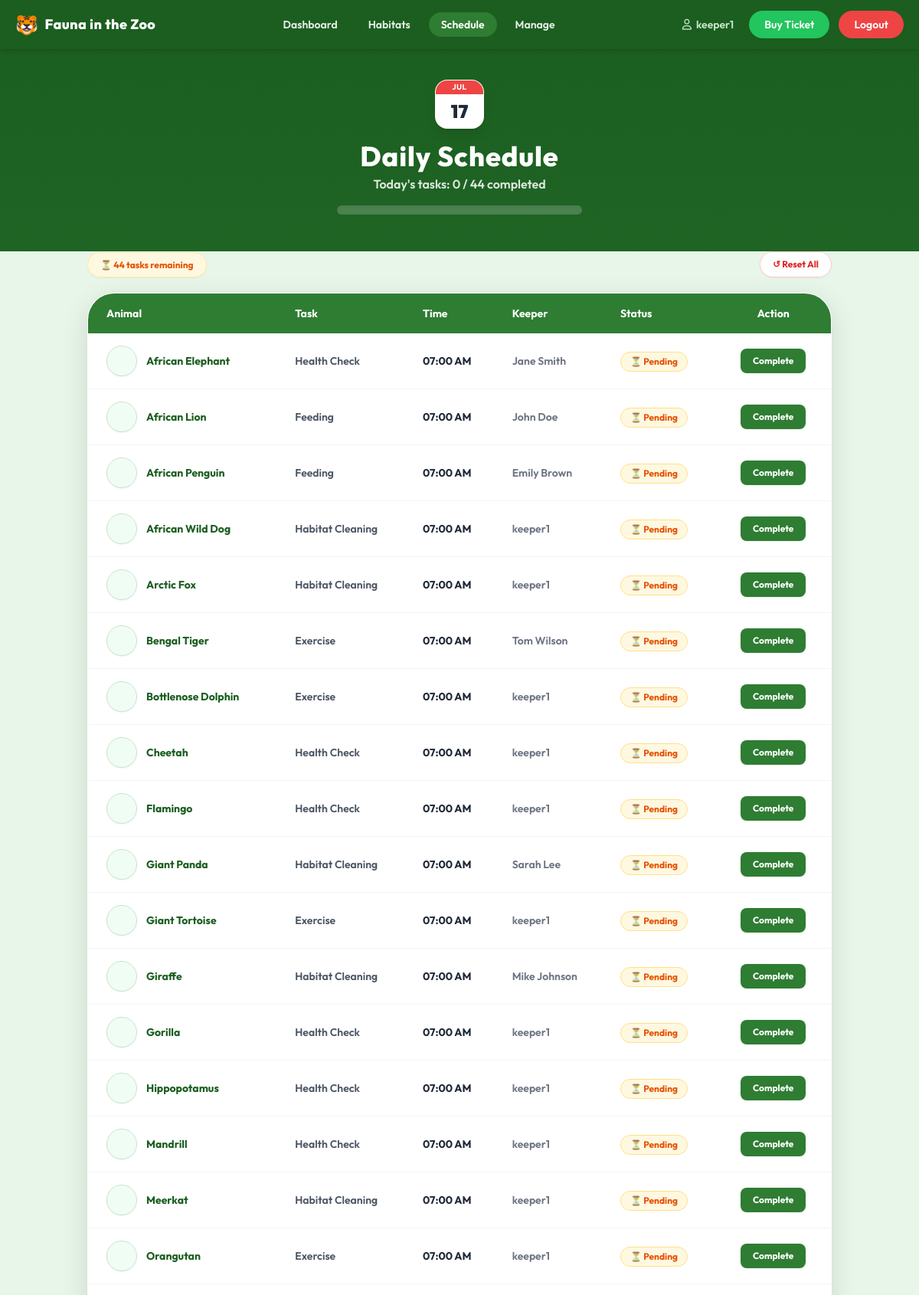
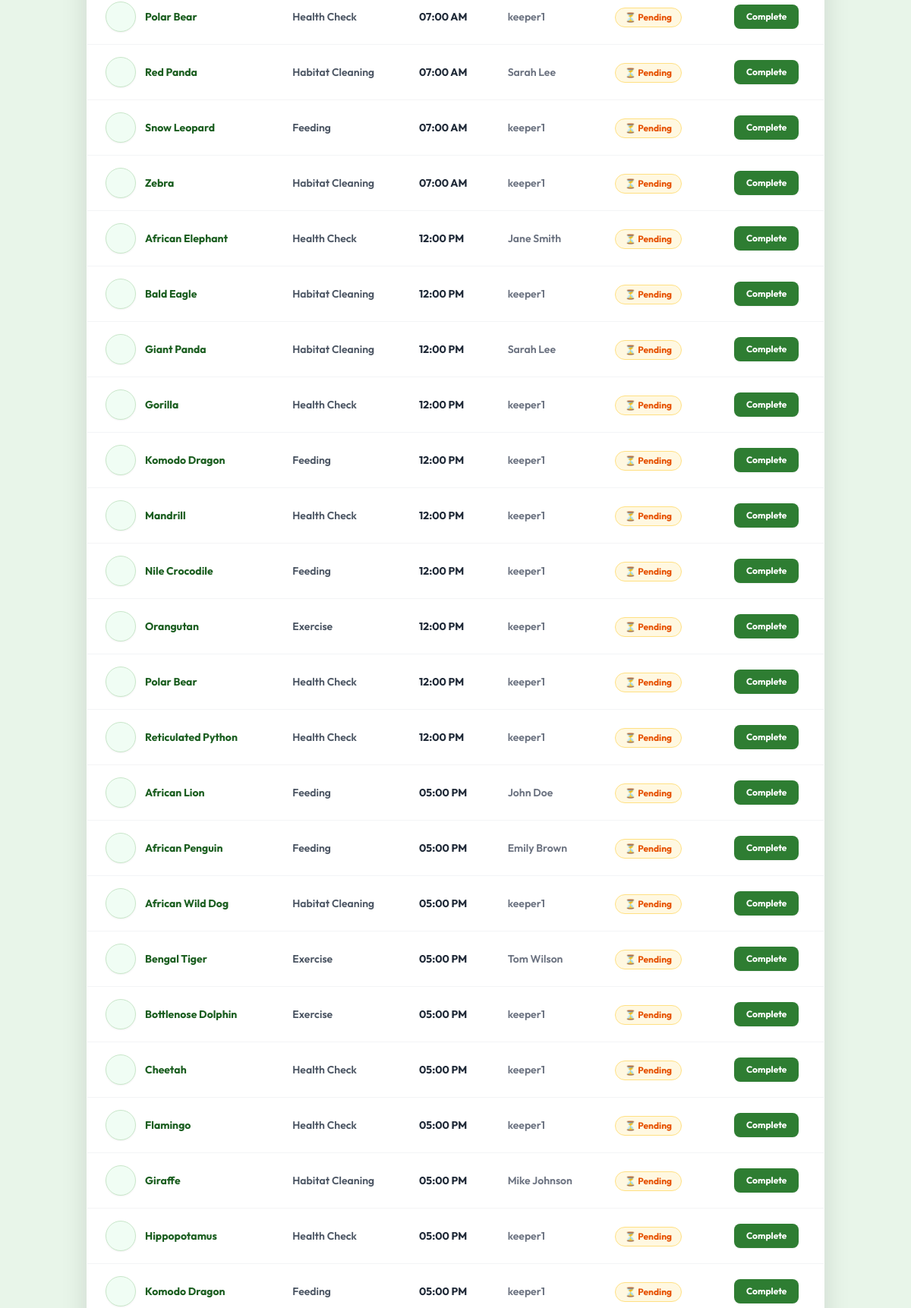
The page /schedule.php (signed in, upper part) on the database its author committed (2 pictures, top to bottom).
### tables this page shows
CREATE TABLE IF NOT EXISTS pemberian_pakan (
    id_animal        INT  NOT NULL,
    id_food          INT  NOT NULL,
    feeding_schedule TIME NOT NULL,
    status           ENUM('pending','done') DEFAULT 'pending',
    PRIMARY KEY (id_animal, id_food, feeding_schedule),
    FOREIGN KEY (id_animal) REFERENCES animals(id_animal)
        ON DELETE CASCADE ON UPDATE CASCADE,
    FOREIGN KEY (id_food) REFERENCES foods(id_food)
        ON DELETE CASCADE ON UPDATE CASCADE,
    FOREIGN KEY (feeding_schedule) REFERENCES schedule(feeding_schedule)
        ON DELETE CASCADE ON UPDATE CASCADE
);

CREATE TABLE IF NOT EXISTS animals (
    id_animal   INT AUTO_INCREMENT PRIMARY KEY,
    animal_name VARCHAR(100) NOT NULL,
    species     VARCHAR(100) NOT NULL,
    id_habitat  INT NOT NULL,
    image_url   VARCHAR(512),
    FOREIGN KEY (id_habitat) REFERENCES habitats(id_habitat)
        ON DELETE CASCADE ON UPDATE CASCADE
);

### includes/auth.php (called while the page is built, shortened)
<?php
function getRole() {
    return $_SESSION['role'] ?? null;
}
?>

### schedule.php (the view, shortened to what this page needs)
<?php
require_once 'includes/db.php';
require_once 'includes/auth.php';
$jadwal = mysqli_fetch_all(mysqli_query($conn, "
    SELECT pp.id_animal, pp.id_food, pp.feeding_schedule, pp.status,
           a.animal_name, a.image_url, a.species,
           h.habitat_name,
           f.foods_name
    FROM pemberian_pakan pp
    JOIN animals  a ON pp.id_animal = a.id_animal
    JOIN habitats h ON a.id_habitat  = h.id_habitat
    JOIN foods    f ON pp.id_food    = f.id_food
    ORDER BY pp.feeding_schedule ASC, a.animal_name ASC
"), MYSQLI_ASSOC);
$total = count($jadwal);
$done  = count(array_filter($jadwal, fn($j) => $j['status'] === 'done'));
$keepers = array_column(
    mysqli_fetch_all(mysqli_query($conn, "SELECT username FROM users WHERE role='zookeeper' ORDER BY id_user"), MYSQLI_ASSOC),
    'username'
);
function fmt12($t) {
    $parts = explode(':', $t);
    $h = (int)$parts[0]; $m = $parts[1] ?? '00';
    $s = $h >= 12 ? 'PM' : 'AM';
    $h12 = $h > 12 ? $h - 12 : ($h === 0 ? 12 : $h);
    return sprintf('%02d:%s %s', $h12, $m, $s);
}
function getTaskName($animalName) {
    $name = strtolower($animalName);
    if (strpos($name, 'elephant') !== false || strpos($name, 'dumbo') !== false) {
        return 'Health Check';
    }
    if (strpos($name, 'panda') !== false || strpos($name, 'bamboo') !== false) {
        return 'Habitat Cleaning';
    }
    if (strpos($name, 'tiger') !== false || strpos($name, 'rajah') !== false) {
        return 'Exercise';
    }
    if (strpos($name, 'lion') !== false || strpos($name, 'simba') !== false) {
        return 'Feeding';
    }
    $tasks = ['Feeding', 'Health Check', 'Habitat Cleaning', 'Exercise'];
    $hash = crc32($name);
    return $tasks[abs($hash) % count($tasks)];
}
?>
<!DOCTYPE html>
<html lang="id">
<head>
    <script src="https://cdn.tailwindcss.com"></script>
    <link rel="stylesheet" href="https://cdnjs.cloudflare.com/ajax/libs/font-awesome/6.5.0/css/all.min.css">
    <link rel="stylesheet" href="assets/css/style.css">
</head>
<body class="bg-[#e8f5e9] min-h-screen pb-16">
<nav class="bg-[#1b5e20] sticky top-0 z-50 shadow-md">
    <div class="max-w-7xl mx-auto px-5 flex items-center justify-between h-16">
        <a href="animals.php" class="flex items-center gap-2 text-white font-extrabold text-lg tracking-wide hover:opacity-95 transition-opacity">
            <span class="text-2xl">🐯</span>Fauna in the Zoo
        </a>
        <div class="hidden md:flex items-center gap-2 text-sm font-semibold text-white/90">
            <a href="animals.php" class="<?= basename($_SERVER['PHP_SELF']) === 'animals.php' ? 'bg-[#2e7d32] text-white' : 'hover:text-white transition-colors' ?> px-4 py-1.5 rounded-full">Dashboard</a>
            <a href="habitats.php" class="<?= basename($_SERVER['PHP_SELF']) === 'habitats.php' ? 'bg-[#2e7d32] text-white' : 'hover:text-white transition-colors' ?> px-4 py-1.5 rounded-full">Habitats</a>
            <?php if (getRole() === 'zookeeper'): ?>
            <a href="schedule.php" class="<?= basename($_SERVER['PHP_SELF']) === 'schedule.php' ? 'bg-[#2e7d32] text-white' : 'hover:text-white transition-colors' ?> px-4 py-1.5 rounded-full">Schedule</a>
            <a href="manage.php"   class="<?= basename($_SERVER['PHP_SELF']) === 'manage.php' ? 'bg-[#2e7d32] text-white' : 'hover:text-white transition-colors' ?> px-4 py-1.5 rounded-full">Manage</a>
            <?php endif; ?>
        </div>
        <div class="flex items-center gap-3 text-sm font-semibold">
            <span class="text-[#c8e6c9] hidden sm:flex items-center gap-1.5 mr-2">
                <i class="fa-regular fa-user"></i> <?= htmlspecialchars($_SESSION['username']) ?>
            </span>
            <a href="ticket.php"
               class="<?= basename($_SERVER['PHP_SELF']) === 'ticket.php' ? 'bg-[#15803d]' : 'bg-[#22c55e] hover:bg-[#15803d]' ?> text-white px-5 py-2 rounded-full transition-all shadow-sm">
                Buy Ticket
            </a>
            <a href="logout.php"
               class="bg-[#ef4444] hover:bg-[#b91c1c] text-white px-5 py-2 rounded-full transition-all shadow-sm">
                Logout
            </a>
        </div>
    </div>
</nav>
<div class="dashboard-bg text-white pt-10 pb-12 text-center px-4">
    <div class="flex flex-col items-center justify-center">
        <div class="bg-white rounded-2xl shadow-lg flex flex-col overflow-hidden w-16 h-16 border border-white/20 mb-4 select-none">
            <div class="bg-[#ef4444] text-white text-[10px] font-bold uppercase tracking-wider py-1 text-center leading-none">Jul</div>
            <div class="flex-grow flex items-center justify-center text-2xl font-black text-gray-800 leading-none">17</div>
        </div>
        <h1 class="text-3xl sm:text-4xl font-extrabold tracking-wide drop-shadow-sm mb-1">Daily Schedule</h1>
        <p class="text-white/85 text-sm sm:text-base font-semibold mb-4">Today's tasks: <?= $done ?> / <?= $total ?> completed</p>
        <div class="w-full max-w-xs h-3 bg-white/20 rounded-full overflow-hidden shadow-inner">
        </div>
    </div>
</div>
<div class="max-w-[1020px] mx-auto px-6 relative z-10">
    <div class="flex justify-between items-center mb-5 flex-wrap gap-3">
        <div class="text-sm">
            <?php if ($done === $total && $total > 0): ?>
            <span class="bg-[#e8f5e9] text-[#2e7d32] border border-[#a5d6a7]/65 text-xs font-bold px-4 py-2 rounded-full shadow-sm">🎉 All tasks done for today!</span>
            <?php else: ?>
            <span class="bg-[#fff8e1] text-[#e65100] border border-[#ffe082]/65 text-xs font-bold px-4 py-2 rounded-full shadow-sm">⏳ <?= $total - $done ?> task<?= ($total-$done)!=1?'s':'' ?> remaining</span>
            <?php endif; ?>
        </div>
        <form method="POST" onsubmit="return confirm('Reset semua jadwal ke pending?')">
            <button type="submit" class="bg-white/90 hover:bg-white text-xs font-bold text-red-600 border border-red-200 px-4 py-2 rounded-full transition-all shadow-sm hover:scale-[1.01]">
                ↺ Reset All
            </button>
        </form>
    </div>
    <div class="bg-white rounded-[2.2rem] shadow-[0_10px_35px_rgba(0,0,0,0.12)] overflow-hidden mb-8 border border-white/20">
        <div class="overflow-x-auto">
            <table class="w-full">
                <thead>
                    <tr class="bg-[#2e7d32] text-white text-sm">
                        <th class="text-left px-6 py-4 font-bold">Animal</th>
                        <th class="text-left px-5 py-4 font-bold">Task</th>
                        <th class="text-left px-5 py-4 font-bold">Time</th>
                        <th class="text-left px-5 py-4 font-bold">Keeper</th>
                        <th class="text-left px-5 py-4 font-bold">Status</th>
                        <th class="text-center px-6 py-4 font-bold">Action</th>
                    </tr>
                </thead>
                <tbody class="divide-y divide-gray-100 font-semibold text-gray-700">
                    <?php
                    foreach ($jadwal as $idx => $j):
                        $is_done = $j['status'] === 'done';
                        $aNameLower = strtolower($j['animal_name']);
                        $keeper = '';
                        if (empty($keeper)) {
                            if (strpos($aNameLower, 'elephant') !== false) $keeper = 'Jane Smith';
                            elseif (strpos($aNameLower, 'lion') !== false) $keeper = 'John Doe';
                            elseif (strpos($aNameLower, 'penguin') !== false) $keeper = 'Emily Brown';
                            elseif (strpos($aNameLower, 'panda') !== false) $keeper = 'Sarah Lee';
                            elseif (strpos($aNameLower, 'tiger') !== false) $keeper = 'Tom Wilson';
                            elseif (strpos($aNameLower, 'giraffe') !== false) $keeper = 'Mike Johnson';
                            else $keeper = $keepers[$idx % count($keepers)] ?? 'John Doe';
                        }
                        $task    = getTaskName($j['animal_name']);
                    ?>
                    <tr class="<?= $is_done ? 'is-done text-gray-400' : '' ?> card-anim" style="animation-delay:<?= $idx * 0.03 ?>s">
                        <td class="px-6 py-4">
                            <div class="flex items-center gap-3">
                                <div class="w-10 h-10 rounded-full overflow-hidden bg-[#f0fdf4] border border-[#c8e6c9] flex-shrink-0 shadow-sm">
                                </div>
                                <span class="font-bold text-[#1b5e20] text-sm"><?= htmlspecialchars($j['animal_name']) ?></span>
                            </div>
                        </td>
                        <td class="px-5 py-4 text-sm <?= $is_done ? 'text-gray-400 font-medium' : 'text-gray-600 font-semibold' ?>"><?= htmlspecialchars($task) ?></td>
                        <td class="px-5 py-4 text-sm font-bold <?= $is_done ? 'text-gray-400' : 'text-gray-800' ?>"><?= fmt12($j['feeding_schedule']) ?></td>
                        <td class="px-5 py-4 text-sm <?= $is_done ? 'text-gray-400 font-medium' : 'text-gray-500 font-semibold' ?>"><?= htmlspecialchars($keeper) ?></td>
                        <td class="px-5 py-4">
                            <?php if ($is_done): ?>
                            <span class="inline-flex items-center gap-1.5 text-xs font-bold px-3 py-1 rounded-full bg-[#dcfce7] text-[#15803d] border border-[#bbf7d0]">✓ Done</span>
                            <?php else: ?>
                            <span class="inline-flex items-center gap-1.5 text-xs font-bold px-3 py-1 rounded-full bg-[#fff8e1] text-[#e65100] border border-[#ffe082]">⏳ Pending</span>
                            <?php endif; ?>
                        </td>
                        <td class="px-6 py-4 text-center">
                            <?php if (!$is_done): ?>
                            <form method="POST" class="inline">
                                <button type="submit" class="bg-[#2e7d32] hover:bg-[#1b5e20] text-white font-bold text-xs px-4 py-2 rounded-lg shadow-sm transition-all hover:scale-[1.02]">Complete</button>
                            </form>
                            <?php endif; ?>
                        </td>
                    </tr>
                    <?php endforeach; ?>
                </tbody>
            </table>
        </div>
    </div>
</div>
</body>
</html>

### assets/css/style.css (style rules this page uses)
*, *::before, *::after { box-sizing: border-box; }
body { font-family: 'Outfit', Arial, sans-serif; -webkit-font-smoothing: antialiased; -moz-osx-font-smoothing: grayscale; }
html { scroll-behavior: smooth; }
:root { --zoo-50: #f0fdf4; --zoo-100: #dcfce7; --zoo-200: #bbf7d0; --zoo-300: #86efac; --zoo-400: #4ade80; --zoo-500: #22c55e; --zoo-600: #16a34a; --zoo-700: #15803d; --zoo-800: #166534; --zoo-900: #14532d; --zoo-950: #052e16; }
.dashboard-bg { background-color: #1b5e20; background-image: linear-gradient(180deg, #1b5e20 0%, #2e7d32 40%, #81c784 100%); background-attachment: fixed; }
.card-anim { opacity: 0; animation: cardIn 0.5s ease-out forwards; }

### schedule.php (style rules this page uses)
tbody tr { transition: background 0.15s; }

### rows shown on the page
pemberian_pakan: id_animal.animal_name "African Elephant", id_animal.animal_name "Health Check", feeding_schedule "07:00 AM", id_animal.animal_name "Jane Smith", status "⏳ Pending"
pemberian_pakan: id_animal.animal_name "African Lion", id_animal.animal_name "Feeding", feeding_schedule "07:00 AM", id_animal.animal_name "John Doe", status "⏳ Pending"
pemberian_pakan: id_animal.animal_name "African Penguin", id_animal.animal_name "Feeding", feeding_schedule "07:00 AM", id_animal.animal_name "Emily Brown", status "⏳ Pending"
pemberian_pakan: id_animal.animal_name "African Wild Dog", id_animal.animal_name "Habitat Cleaning", feeding_schedule "07:00 AM", keeper "keeper1", status "⏳ Pending"
pemberian_pakan: id_animal.animal_name "Arctic Fox", id_animal.animal_name "Habitat Cleaning", feeding_schedule "07:00 AM", keeper "keeper1", status "⏳ Pending"
pemberian_pakan: id_animal.animal_name "Bengal Tiger", id_animal.animal_name "Exercise", feeding_schedule "07:00 AM", id_animal.animal_name "Tom Wilson", status "⏳ Pending"
pemberian_pakan: id_animal.animal_name "Bottlenose Dolphin", id_animal.animal_name "Exercise", feeding_schedule "07:00 AM", keeper "keeper1", status "⏳ Pending"
pemberian_pakan: id_animal.animal_name "Cheetah", id_animal.animal_name "Health Check", feeding_schedule "07:00 AM", keeper "keeper1", status "⏳ Pending"
pemberian_pakan: id_animal.animal_name "Flamingo", id_animal.animal_name "Health Check", feeding_schedule "07:00 AM", keeper "keeper1", status "⏳ Pending"
pemberian_pakan: id_animal.animal_name "Giant Panda", id_animal.animal_name "Habitat Cleaning", feeding_schedule "07:00 AM", id_animal.animal_name "Sarah Lee", status "⏳ Pending"
pemberian_pakan: id_animal.animal_name "Giant Tortoise", id_animal.animal_name "Exercise", feeding_schedule "07:00 AM", keeper "keeper1", status "⏳ Pending"
pemberian_pakan: id_animal.animal_name "Giraffe", id_animal.animal_name "Habitat Cleaning", feeding_schedule "07:00 AM", id_animal.animal_name "Mike Johnson", status "⏳ Pending"
pemberian_pakan: id_animal.animal_name "Gorilla", id_animal.animal_name "Health Check", feeding_schedule "07:00 AM", keeper "keeper1", status "⏳ Pending"
pemberian_pakan: id_animal.animal_name "Hippopotamus", id_animal.animal_name "Health Check", feeding_schedule "07:00 AM", keeper "keeper1", status "⏳ Pending"
pemberian_pakan: id_animal.animal_name "Mandrill", id_animal.animal_name "Health Check", feeding_schedule "07:00 AM", keeper "keeper1", status "⏳ Pending"
pemberian_pakan: id_animal.animal_name "Meerkat", id_animal.animal_name "Habitat Cleaning", feeding_schedule "07:00 AM", keeper "keeper1", status "⏳ Pending"
pemberian_pakan: id_animal.animal_name "Orangutan", id_animal.animal_name "Exercise", feeding_schedule "07:00 AM", keeper "keeper1", status "⏳ Pending"
pemberian_pakan: id_animal.animal_name "Polar Bear", id_animal.animal_name "Health Check", feeding_schedule "07:00 AM", keeper "keeper1", status "⏳ Pending"
pemberian_pakan: id_animal.animal_name "Red Panda", id_animal.animal_name "Habitat Cleaning", feeding_schedule "07:00 AM", id_animal.animal_name "Sarah Lee", status "⏳ Pending"
pemberian_pakan: id_animal.animal_name "Snow Leopard", id_animal.animal_name "Feeding", feeding_schedule "07:00 AM", keeper "keeper1", status "⏳ Pending"
pemberian_pakan: id_animal.animal_name "Zebra", id_animal.animal_name "Habitat Cleaning", feeding_schedule "07:00 AM", keeper "keeper1", status "⏳ Pending"
pemberian_pakan: id_animal.animal_name "African Elephant", id_animal.animal_name "Health Check", feeding_schedule "12:00 PM", id_animal.animal_name "Jane Smith", status "⏳ Pending"
pemberian_pakan: id_animal.animal_name "Bald Eagle", id_animal.animal_name "Habitat Cleaning", feeding_schedule "12:00 PM", keeper "keeper1", status "⏳ Pending"
pemberian_pakan: id_animal.animal_name "Giant Panda", id_animal.animal_name "Habitat Cleaning", feeding_schedule "12:00 PM", id_animal.animal_name "Sarah Lee", status "⏳ Pending"
pemberian_pakan: id_animal.animal_name "Gorilla", id_animal.animal_name "Health Check", feeding_schedule "12:00 PM", keeper "keeper1", status "⏳ Pending"
pemberian_pakan: id_animal.animal_name "Komodo Dragon", id_animal.animal_name "Feeding", feeding_schedule "12:00 PM", keeper "keeper1", status "⏳ Pending"
pemberian_pakan: id_animal.animal_name "Mandrill", id_animal.animal_name "Health Check", feeding_schedule "12:00 PM", keeper "keeper1", status "⏳ Pending"
pemberian_pakan: id_animal.animal_name "Nile Crocodile", id_animal.animal_name "Feeding", feeding_schedule "12:00 PM", keeper "keeper1", status "⏳ Pending"
pemberian_pakan: id_animal.animal_name "Orangutan", id_animal.animal_name "Exercise", feeding_schedule "12:00 PM", keeper "keeper1", status "⏳ Pending"
pemberian_pakan: id_animal.animal_name "Polar Bear", id_animal.animal_name "Health Check", feeding_schedule "12:00 PM", keeper "keeper1", status "⏳ Pending"
pemberian_pakan: id_animal.animal_name "Reticulated Python", id_animal.animal_name "Health Check", feeding_schedule "12:00 PM", keeper "keeper1", status "⏳ Pending"
pemberian_pakan: id_animal.animal_name "African Lion", id_animal.animal_name "Feeding", feeding_schedule "05:00 PM", id_animal.animal_name "John Doe", status "⏳ Pending"
pemberian_pakan: id_animal.animal_name "African Penguin", id_animal.animal_name "Feeding", feeding_schedule "05:00 PM", id_animal.animal_name "Emily Brown", status "⏳ Pending"
pemberian_pakan: id_animal.animal_name "African Wild Dog", id_animal.animal_name "Habitat Cleaning", feeding_schedule "05:00 PM", keeper "keeper1", status "⏳ Pending"
pemberian_pakan: id_animal.animal_name "Bengal Tiger", id_animal.animal_name "Exercise", feeding_schedule "05:00 PM", id_animal.animal_name "Tom Wilson", status "⏳ Pending"
pemberian_pakan: id_animal.animal_name "Bottlenose Dolphin", id_animal.animal_name "Exercise", feeding_schedule "05:00 PM", keeper "keeper1", status "⏳ Pending"
pemberian_pakan: id_animal.animal_name "Cheetah", id_animal.animal_name "Health Check", feeding_schedule "05:00 PM", keeper "keeper1", status "⏳ Pending"
pemberian_pakan: id_animal.animal_name "Flamingo", id_animal.animal_name "Health Check", feeding_schedule "05:00 PM", keeper "keeper1", status "⏳ Pending"
pemberian_pakan: id_animal.animal_name "Giraffe", id_animal.animal_name "Habitat Cleaning", feeding_schedule "05:00 PM", id_animal.animal_name "Mike Johnson", status "⏳ Pending"
pemberian_pakan: id_animal.animal_name "Hippopotamus", id_animal.animal_name "Health Check", feeding_schedule "05:00 PM", keeper "keeper1", status "⏳ Pending"
pemberian_pakan: id_animal.animal_name "Komodo Dragon", id_animal.animal_name "Feeding", feeding_schedule "05:00 PM", keeper "keeper1", status "⏳ Pending"

### other values the page prints
$_SESSION['username'] "keeper1"
$done "0"
$total "44"
$total - $done "44"
